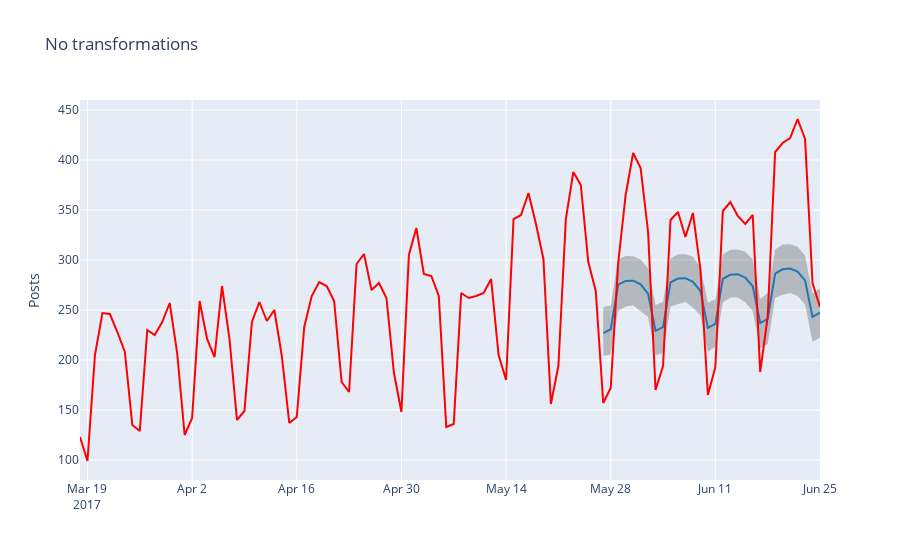
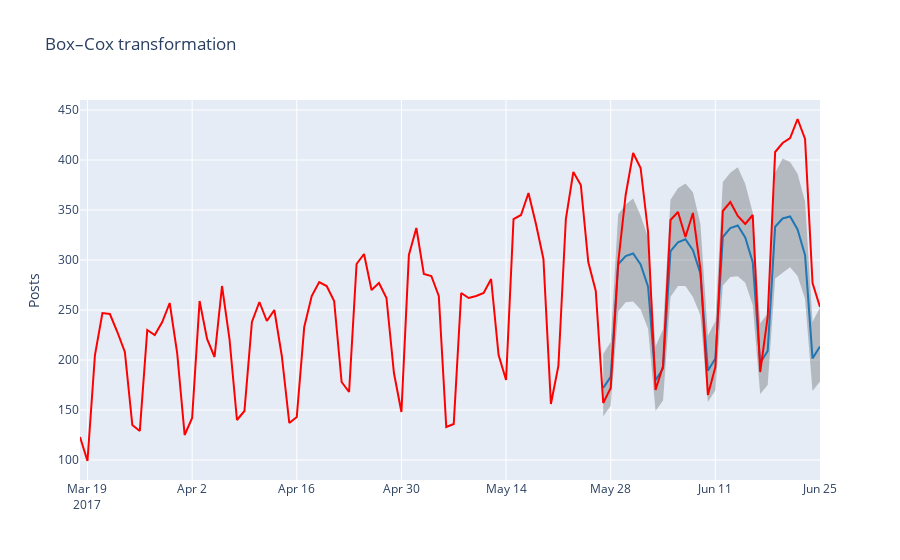

The notebook cell these images were saved under, in order:
### Markdown cell above
So, we can definitely state an increase in the quality of the model.

Finally, let's plot our previous performance with the latest results side-by-side. Note that we use `prediction_size` for the third parameter in order to zoom in on the interval being predicted:

### Code cell
show_forecast(cmp_df, prediction_size, 100, 'No transformations')
show_forecast(cmp_df2, prediction_size, 100, 'Box–Cox transformation')
